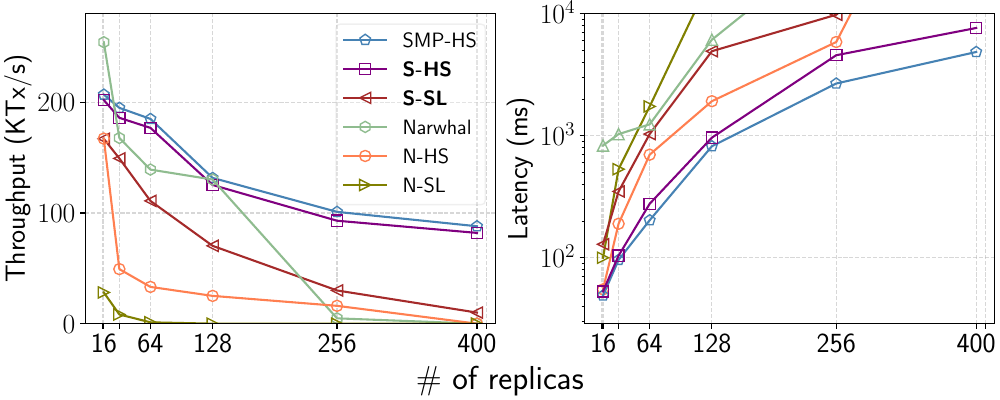

The script that saved this image:
import matplotlib.pyplot as plt

SMALL_SIZE = 8
MEDIUM_SIZE = 15
BIGGER_SIZE = 20

plt.rc('font', size=BIGGER_SIZE)          # controls default text sizes
plt.rc('axes', titlesize=BIGGER_SIZE)     # fontsize of the axes title
plt.rc('axes', labelsize=BIGGER_SIZE)    # fontsize of the x and y labels
plt.rc('xtick', labelsize=BIGGER_SIZE)    # fontsize of the tick labels
plt.rc('ytick', labelsize=BIGGER_SIZE)    # fontsize of the tick labels
plt.rc('legend', fontsize=MEDIUM_SIZE)    # legend fontsize

plt.rcParams['text.usetex'] = True

# batchsize = 512000
def do_plot():
    f, ax = plt.subplots(1,2,figsize=(10,4),constrained_layout=True)
    replicaNo = [16, 32, 64, 128, 256, 400]
    xticks = [14.5,16, 32, 64, 128, 256, 400, 410]
    xticks_label = ["","16", "", "64", "128", "256", "400", ""]
    thru = [
    ('SMP-HS',[
        207, # batchsize = 128000
        195,
        185,
        131.7,
        101, # batchsize = 512000
        88,
    ], 'p', 'steelblue'),
    (r'\textbf{S-HS}',[
        202,
        186,
        176.9,
        125.3,
        93,
        82,
    ], 's', 'purple'),
    (r'\textbf{S-SL}',[
        167,
        149.3,
        110.9,
        70.3,
        30,
        10,
    ], '<', 'brown'),
    ('Narwhal',[
        254.3, # 173.3, 16
        167.8, # 32
        139.2, # 64
        130.2, # 128
        4.8, # 256
        0, # 400
    ], 'h', 'darkseagreen'),
    ('N-HS',[
        167.2,
        49.3,
        33.2,
        25.1,
        16.1,
        0,
    ], 'o', 'coral'),
    ('N-SL',[
        28.2,
        8.3,
        1.2,
        0,
        0,
        0,
    ], '>', 'olive'),
    ]
    for name, entries, style, color in thru:
        # thru = []
        # for item in entries:
        #     thru.append((item[0]+item[1])/2.0)
        ax[0].plot(replicaNo, entries, marker=style, mec=color, color=color, mfc='none', label='%s'%name, markersize=8)
#         ax[0].errorbar(replicaNo, thru, yerr=errs, marker='s', mfc='red', mec='green', ms=20, mew=4)
        ax[0].set_ylabel("Throughput (KTx/s)")
#         ax[0].set_yscale('log')
        ax[0].legend(loc='best', fancybox=True,frameon=True,framealpha=0.3)
        ax[0].set_xticks(xticks)
        ax[0].set_ylim([0, 280])
        ax[0].set_xticklabels(xticks_label)
        # ax[0].set_xticklabels(("", "", "", "", "", ""))
    lat = [
    ('N-HS',[
        55,
        190,
        700,
        1920,
        5870,
        1000000,
    ], 'o', 'coral'),
    ('N-SL',[
        100,
        532,
        1739,
        20391,
        1923919,
        1992913,
    ], '>', 'olive'),
    ('SMP-HS',[
        49,
        96,
        203, # batchsize = 256000
        820, # batchsize = 400000
        2682, # batchsize = 512000
        4862,
    ], 'p', 'steelblue'),
    (r'\textbf{S-HS}',[
        53,
        104,
        277,
        965,
        4573,
        7649,
    ], 's', 'purple'),
    (r'\textbf{S-SL}',[
        129,
        349.3,
        1032.9,
        4932.3,
        9821,
        102311,
    ], '<', 'brown'),
    ('Narwhal',[
        832, # 16
        1031, #32
        1241, # 64
        6125, # 128
        40379, # 256
        100000, # 400
    ], '^', 'darkseagreen')
    ]
    for name, entries, style, color in lat:
        ax[1].plot(replicaNo, entries, marker=style, color=color, mec=color, mfc='none', label=name, markersize=8)
        ax[1].set_ylabel("Latency (ms)")
        ax[1].set_xticks(replicaNo)
        ax[1].set_xticks(xticks)
        ax[1].set_xticklabels(xticks_label)
    ax[1].set_yscale('log')
    ax[0].grid(linestyle='--', alpha=0.5)
    ax[1].grid(linestyle='--', alpha=0.5)
    ax[1].set_ylim([0,10000])
    # f.text(0.5, 0.03, 'Number of nodes', ha='center', va='center')
    # f.supxlabel("Number of replicas")
    f.supxlabel('\# of replicas')
    # plt.subplots_adjust(hspace=0.1)
    plt.savefig('scalability-lan.pdf', format='pdf')
    plt.show()

if __name__ == '__main__':
    do_plot()
